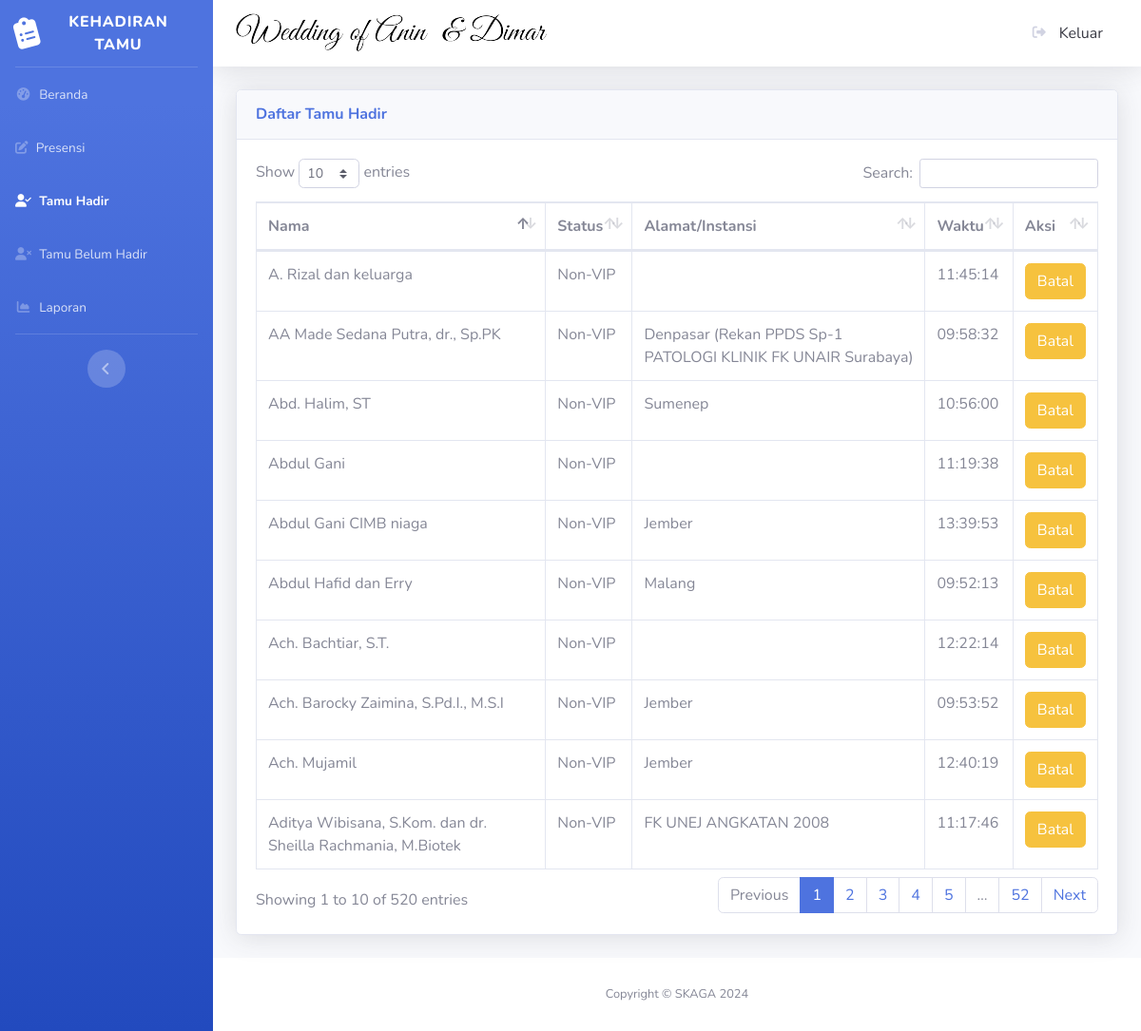
The app's page /absensi.php (signed in) with its own data.
### tables this page shows
CREATE TABLE `tamu` (
  `id_tamu` int(11) NOT NULL,
  `nama_tamu` varchar(225) NOT NULL,
  `alamat` varchar(225) NOT NULL,
  `status` enum('Non-VIP','VIP') NOT NULL,
  `kehadiran` enum('Hadir','Tidak Hadir') NOT NULL,
  `waktu` time NOT NULL
);

### absensi.php (the view, shortened to what this page needs)
<?php
include("ceklogin.php");
$hitungtamu1 = mysqli_query($koneksi, "SELECT * FROM tamu WHERE kehadiran='Hadir'");
?>
<!DOCTYPE html>
<html lang="en">
<head>
    <link href="vendor/fontawesome-free/css/all.min.css" rel="stylesheet" type="text/css">
    <link rel="stylesheet" href="https://cdnjs.cloudflare.com/ajax/libs/font-awesome/6.5.2/css/all.min.css" />
    <link href="css/sb-admin-2.min.css" rel="stylesheet">
    <link href="vendor/datatables/dataTables.bootstrap4.min.css" rel="stylesheet">
</head>
<body id="page-top">
    <div id="wrapper">
        <ul class="navbar-nav bg-gradient-primary sidebar sidebar-dark accordion" id="accordionSidebar">
            <a class="sidebar-brand d-flex align-items-center justify-content-center" href="index.php">
                <div class="sidebar-brand-icon rotate-n-15">
                    <i class="fa-solid fa-clipboard-list"></i>
                </div>
                <div class="sidebar-brand-text mx-3">KEHADIRAN TAMU</div>
            </a>
            <hr class="sidebar-divider my-0">
            <li class="nav-item">
                <a class="nav-link" href="index.php">
                    <i class="fas fa-fw fa-tachometer-alt"></i>
                    <span>Beranda</span></a>
            </li>
            <li class="nav-item">
                <a class="nav-link" href="presensi.php">
                    <i class="fa-solid fa-pen-to-square"></i>
                    <span>Presensi</span></a>
            </li>
            <li class="nav-item active">
                <a class="nav-link" href="absensi.php">
                <i class="fa-solid fa-user-check "></i>
                    <span>Tamu Hadir</span></a>
            </li>
            <li class="nav-item">
                <a class="nav-link" href="tidakhadir.php">
                <i class="fa-solid fa-user-xmark "></i>
                    <span>Tamu Belum Hadir</span></a>
            </li>
            <li class="nav-item">
                <a class="nav-link" href="laporan.php">
                    <i class="fas fa-fw fa-chart-area"></i>
                    <span>Laporan</span></a>
            </li>
            <hr class="sidebar-divider d-none d-md-block">
            <div class="text-center d-none d-md-inline">
                <button class="rounded-circle border-0" id="sidebarToggle"></button>
            </div>
        </ul>
        <div id="content-wrapper" class="d-flex flex-column">
            <div id="content">
                <nav class="navbar navbar-expand navbar-light bg-white topbar mb-4 static-top shadow">
                    <img src="img/header.png" alt="nikah">
                    <ul class="navbar-nav ml-auto">
                        <a class="dropdown-item" href="#" data-toggle="modal" data-target="#logoutModal">
                            <i class="fas fa-sign-out-alt fa-sm fa-fw mr-2 text-gray-400"></i>
                            Keluar
                        </a>
                    </ul>
                </nav>
                <div class="container-fluid">
                    <div class="card shadow mb-4">
                        <div class="card-header py-3">
                            <h6 class="m-0 font-weight-bold text-primary">Daftar Tamu Hadir</h6>
                        </div>
                        <div class="card-body">
                            <div class="table-responsive">
                                <table class="table table-bordered" id="dataTable" width="100%" cellspacing="0">
                                    <thead>
                                        <tr>
                                            <th>Nama</th>
                                            <th>Status</th>
                                            <th>Alamat/Instansi</th>
                                            <th>Waktu</th>
                                            <th>Aksi</th>
                                        </tr>
                                    </thead>
                                    <tbody>
                                    <?php
                                    while ($p = mysqli_fetch_array($hitungtamu1)) {
                                        $id_tamu = $p['id_tamu'];
                                        $nama_tamu = $p['nama_tamu'];
                                        $alamat = $p['alamat'];
                                        $waktu = $p['waktu'];
                                        $status = $p['status'];
                                    ?>
                                    <tr data-id="<?=$id_tamu;?>">
                                        <td><?=$nama_tamu;?></td>
                                        <td><?=$status;?></td>
                                        <td><?=$alamat;?></td>
                                        <td><?=$waktu;?></td>
                                        <td>
                                            <a href="proses_absensi.php?id=<?= $id_tamu; ?>" class="btn btn-warning btn-link-white" onclick="return confirm('Yakin ingin membatalkan Kehadiran?')">Batal</a>
                                        </td>
                                    </tr>
                                    <?php
                                    }
                                    ?>
                                    </tbody>
                                </table>
                            </div>
                        </div>
                    </div>
                </div>
            </div>
            <footer class="sticky-footer bg-white">
                <div class="container my-auto">
                    <div class="copyright text-center my-auto">
                        <span>Copyright &copy; SKAGA 2024</span>
                    </div>
                </div>
            </footer>
        </div>
    </div>
</body>
</html>

### records on screen
tamu: nama_tamu "AA Made Sedana Putra, dr., Sp.PK", status "Non-VIP", alamat "Denpasar (Rekan PPDS Sp-1 PATOLOGI KLINIK FK UNAIR Surabaya)", waktu "09:58:32"
tamu: nama_tamu "Aditya Wibisana, S.Kom. dan dr. Sheilla Rachmania, M.Biotek", status "Non-VIP", alamat "FK UNEJ ANGKATAN 2008", waktu "11:17:46"
tamu: nama_tamu "Ach. Mujamil", status "Non-VIP", alamat "Jember", waktu "12:40:19"
tamu: nama_tamu "Abd. Halim, ST", status "Non-VIP", alamat "Sumenep", waktu "10:56:00"
tamu: nama_tamu "Ach. Barocky Zaimina, S.Pd.I., M.S.I", status "Non-VIP", alamat "Jember", waktu "09:53:52"
tamu: nama_tamu "Abdul Hafid dan Erry", status "Non-VIP", alamat "Malang", waktu "09:52:13"
tamu: nama_tamu "Ach. Bachtiar, S.T.", status "Non-VIP", waktu "12:22:14"
tamu: nama_tamu "Abdul Gani", status "Non-VIP", waktu "11:19:38"
tamu: nama_tamu "A. Rizal dan keluarga", status "Non-VIP", waktu "11:45:14"
tamu: nama_tamu "Abdul Gani CIMB niaga", status "Non-VIP", alamat "Jember", waktu "13:39:53"
